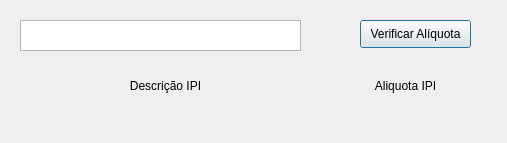
<?xml version="1.0" encoding="UTF-8"?>
<ui version="4.0">
 <class>Siebot</class>
 <widget class="QDialog" name="Siebot">
  <property name="geometry">
   <rect>
    <x>0</x>
    <y>0</y>
    <width>507</width>
    <height>143</height>
   </rect>
  </property>
  <property name="windowTitle">
   <string>Siebot - Alíquota de NCM</string>
  </property>
  <widget class="QPushButton" name="inputNcm">
   <property name="geometry">
    <rect>
     <x>360</x>
     <y>20</y>
     <width>111</width>
     <height>28</height>
    </rect>
   </property>
   <property name="text">
    <string>Verificar Alíquota</string>
   </property>
   <property name="default">
    <bool>false</bool>
   </property>
  </widget>
  <widget class="QTextEdit" name="textEdit">
   <property name="geometry">
    <rect>
     <x>20</x>
     <y>20</y>
     <width>281</width>
     <height>31</height>
    </rect>
   </property>
   <property name="toolTip">
    <string extracomment="Digite aqui os 8 digitos do NCM"/>
   </property>
  </widget>
  <widget class="QLabel" name="aliquotaText">
   <property name="geometry">
    <rect>
     <x>360</x>
     <y>60</y>
     <width>91</width>
     <height>51</height>
    </rect>
   </property>
   <property name="text">
    <string>Aliquota IPI</string>
   </property>
   <property name="alignment">
    <set>Qt::AlignCenter</set>
   </property>
  </widget>
  <widget class="QLabel" name="descricaoText">
   <property name="geometry">
    <rect>
     <x>20</x>
     <y>60</y>
     <width>291</width>
     <height>51</height>
    </rect>
   </property>
   <property name="text">
    <string>Descrição IPI</string>
   </property>
   <property name="alignment">
    <set>Qt::AlignCenter</set>
   </property>
  </widget>
 </widget>
 <resources>
  <include location="teste.qrc"/>
 </resources>
 <connections/>
</ui>
